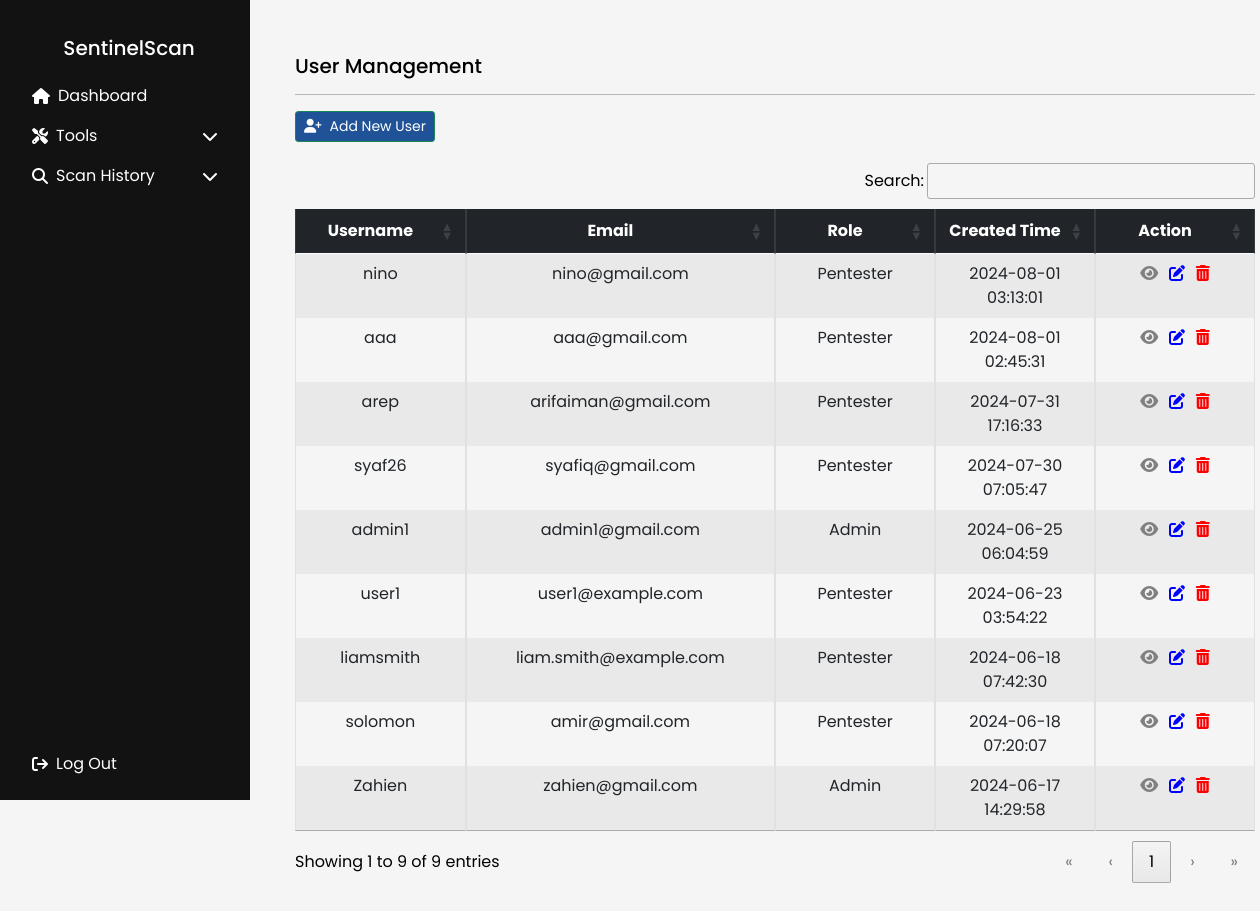
/src/views/user_manage.php, run on the app's committed database.
### tables this page shows
CREATE TABLE `users` (
  `user_id` int NOT NULL,
  `fullname` varchar(255) NOT NULL,
  `username` varchar(255) NOT NULL,
  `email` varchar(255) NOT NULL,
  `password` varchar(16) NOT NULL,
  `user_type` varchar(255) NOT NULL,
  `created_time` timestamp NOT NULL DEFAULT CURRENT_TIMESTAMP
);

### www/src/models/user/user_edit_modal.php (called while the page is built, shortened)
<?php
include '../../config/config.php';
$user_data = get_user_data($conn);
?>

### www/src/controllers/user_manage/user_get_data.inc.php (called while the page is built)
<?php
function get_user_data($conn)
{
    $user_data = [];
    $sql = "SELECT * FROM users ORDER BY created_time DESC";
    $stmt = $conn->prepare($sql);
    $stmt->execute();
    $result = $stmt->get_result();
    if (mysqli_num_rows($result) > 0) {
        while ($row = mysqli_fetch_assoc($result)) {
            $user_data[] = [
                'user_id' => $row['user_id'],
                'fullname' => $row['fullname'],
                'username' => $row['username'],
                'email' => $row['email'],
                'password' => $row['password'],
                'user_type' => $row['user_type'],
                'created_time' => $row['created_time'],
            ];
        }
    }
    return $user_data;
}

### www/src/controllers/user_manage/user_table.inc.php (the view)
<?php
function user_datatables($conn)
{
    $user_data = get_user_data($conn);
    foreach ($user_data as $user) {
        echo <<<HTML
            <tr>
                <td class="text-center">{$user['username']}</td>
                <td class="text-center">{$user['email']}</td>
                <td class="text-center">{$user['user_type']}</td>
                <td class="text-center">{$user['created_time']}</td>
                <td class="col-md-2 text-center">
                    <i class="fa-solid fa-eye"
                        style="
                            cursor: pointer;
                            color: grey;
                            padding: 0.2em;
                            font-size: 16px;"
                        data-bs-toggle="modal"
                        data-bs-target="#user_view_modal{$user['user_id']}">
                    </i>
                    <i class="fa-solid fa-pen-to-square"
                        style="
                            cursor: pointer;
                            color: blue;
                            padding: 0.2em;
                            font-size: 16px;"
                        data-bs-toggle="modal"
                        data-bs-target="#user_edit_modal{$user['user_id']}">
                    </i>
                    <i class="fa-solid fa-trash-can"
                        style="
                            cursor: pointer;
                            color: red;
                            padding: 0.2em;
                            font-size: 16px;"
                        data-bs-toggle="modal"
                        data-bs-target="#user_delete_modal{$user['user_id']}">
                    </i>
                </td>
            </tr>
        HTML;
    }
}

### www/src/layouts/header.php (shortened to what this page needs)
<!DOCTYPE html>
<html lang="en">
<head>
    <link rel="stylesheet" type="text/css" href="../../public/css/main.css">
    <link rel="stylesheet" type="text/css" href="../../public/css/sidebar.css">
    <link rel="stylesheet" type="text/css" href="../../public/css/dashboard.css">
    <link rel="stylesheet" type="text/css" href="../../public/css/nmap.css">
    <link rel="stylesheet" type="text/css" href="../../public/css/index.css">
    <link href="https://cdn.jsdelivr.net/npm/bootstrap@5.0.2/dist/css/bootstrap.min.css" rel="stylesheet"
>
    <link href="/public/datatables/datatables.min.css" rel="stylesheet">
    <link rel="stylesheet" href="https://cdn.datatables.net/1.10.24/css/jquery.dataTables.min.css">
</head>
<body>

### www/src/layouts/sidebar.php (shortened to what this page needs)
<?php
$logout_inc_path =  '../controllers/logout.inc.php';
?>
<div class="sidebar d-flex flex-column p-3">
    <h5 class="d-flex align-items-center mb-3" id="sidebar-brand">
        <i class="bi bi-layout-sidebar me-2"></i> SentinelScan
    </h5>
    <ul class="nav nav-pills flex-column mb-auto">
        <li class="nav-item">
            <a href="../views/dashboard.php" class="nav-link">
                <i class="fa-solid fa-house me-2"></i> Dashboard
            </a>
        </li>
        <li>
            <a href="#toolsSubmenu" data-bs-toggle="collapse" class="nav-link">
                <i class="fa-solid fa-screwdriver-wrench me-2"></i>
                <span class="me-auto">Tools</span>
                <i class="fa-solid fa-chevron-down chevron-icon"></i>
            </a>
        </li>
        <li>
            <a href="#dataTablesSubmenu" data-bs-toggle="collapse" class="nav-link">
                <i class="fa-solid fa-magnifying-glass me-2"></i>
                <span class="me-auto">Scan History</span>
                <i class="fa-solid fa-chevron-down chevron-icon"></i>
            </a>
        </li>
    </ul>
    <ul class="nav nav-pills flex-column mt-auto">
        <li class="nav-item">
            <a href="<?= $logout_inc_path ?>" class="nav-link">
                <i class="fa-solid fa-arrow-right-from-bracket me-2"></i> Log Out
            </a>
        </li>
    </ul>
</div>

### www/src/views/user_manage.php (shortened to what this page needs)
<?php
include '../layouts/header.php';
include '../layouts/sidebar.php';
include '../controllers/user_manage.inc.php';
include '../models/user/user_edit_modal.php';
include '../models/user/user_delete_modal.php';
?>
<div class="main-content col-md-10 mt-4 mb-4">
    <div class="tools-container">
        <div class="col mb-2">
            <h5>User Management</h5>
        </div>
        <hr>
        <div class="col mb-3" id="add-new-user-btn">
            <button type="button" class="btn btn-sm btn-success" data-bs-toggle="modal"
                data-bs-target="#add_user_modal" id="add-new-btn">
                <i class="fa-solid fa-user-plus me-2"></i>Add New User</button>
        </div>
        <div class="row">
            <div class="container">
                <div class="data-container">
                    <table id="nmap_datatables" class="table table-bordered table-striped table-hover table-sm"
                        style="width:100%">
                        <thead class="table-dark">
                            <tr>
                                <th class="text-center">Username</th>
                                <th class="text-center">Email</th>
                                <th class="col-md-2 text-center">Role</th>
                                <th class="col-md-2 text-center">Created Time</th>
                                <th class="col-md-1 text-center">Action</th>
                            </tr>
                        </thead>
                        <tbody id="table_body">
                            <?=user_datatables($conn)?>
                        </tbody>
                    </table>
                </div>
            </div>
        </div>
    </div>
</div>
<?php
include '../layouts/footer.php';
?>

### www/src/layouts/footer.php (shortened to what this page needs)
</body>
</html>

### www/public/css/main.css (style rules this page uses)
* { margin: 0; }
body { display: flex; min-height: 100vh; background-color: whitesmoke; }
.main-content { margin-left: 250px; }
#add-new-btn { background-color: #1f5297; }

### www/public/css/sidebar.css (style rules this page uses)
.sidebar { position: fixed; top: 0; left: 0; min-width: 250px; max-width: 250px; height: 100vh; z-index: 1; background-color: #121212; }
#sidebar-brand { color: white; align-items: center; justify-content: center; margin-top: 20px; }
.sidebar .nav-link { color: white; display: flex; align-items: center; text-decoration: none; }
.chevron-icon { margin-left: auto; }

### www/public/css/dashboard.css (style rules this page uses)
.tools-container { border-style: none; border-radius: 5px; padding-top: 10px; padding-right: 25px; padding-left: 25px; padding-bottom: 25px; color: black; }

### www/public/css/nmap.css (style rules this page uses)
.main-content { margin-left: 250px; padding: 20px; }

### www/public/css/index.css (style rules this page uses)
* { font-family: Poppins; }

### www/src/views/user_manage.php (style rules this page uses)
body { background-color: whitesmoke; }

### data on the page
users: username "nino", email "nino@gmail.com", user_type "Pentester", created_time "2024-08-01 03:13:01"
users: username "aaa", email "aaa@gmail.com", user_type "Pentester", created_time "2024-08-01 02:45:31"
users: username "arep", email "arifaiman@gmail.com", user_type "Pentester", created_time "2024-07-31 17:16:33"
users: username "syaf26", email "syafiq@gmail.com", user_type "Pentester", created_time "2024-07-30 07:05:47"
users: username "admin1", email "admin1@gmail.com", user_type "Admin", created_time "2024-06-25 06:04:59"
users: username "user1", email "user1@example.com", user_type "Pentester", created_time "2024-06-23 03:54:22"
users: username "liamsmith", email "liam.smith@example.com", user_type "Pentester", created_time "2024-06-18 07:42:30"
users: username "solomon", email "amir@gmail.com", user_type "Pentester", created_time "2024-06-18 07:20:07"
users: username "Zahien", email "zahien@gmail.com", user_type "Admin", created_time "2024-06-17 14:29:58"
